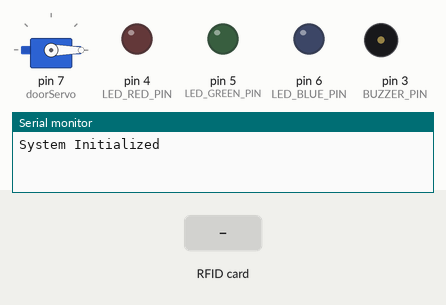
The sketch below on a simulated Arduino Uno, built with avr-gcc and run on an emulated ATmega328P. Shown: servo, output pins drawn as LEDs (lit = HIGH), buzzer (waves = sounding), the last lines printed to the serial monitor. Wiring (inferred from the names in the program): IR receiver: data pin 2. Dashed ring = blinking. The test bench sets the inputs (shaded band). Pins used as bus, display or sensor lines are not drawn.

Above: at 1.2 s.
1.3 s: RFID card A3 37 21 30 held to the reader
At 1.45 s:
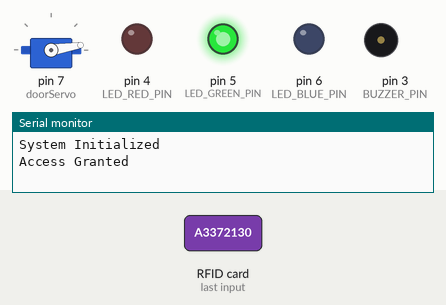
At 3.9 s:
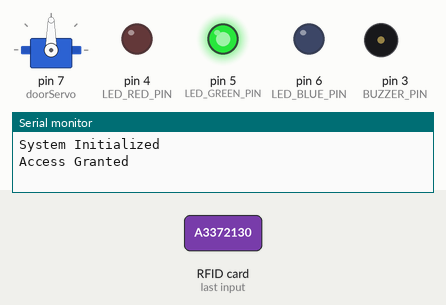
4.3 s: RFID card 5E 7A 19 C4 held to the reader
At 5.94 s:
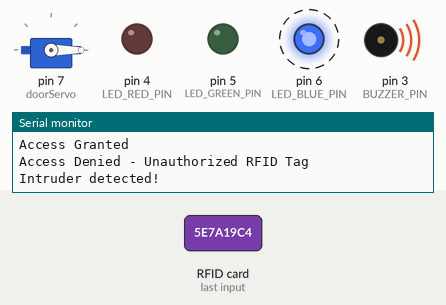
Timing chart, 0 to 13.3 s (numbered marks = the images above; inputs shaded):
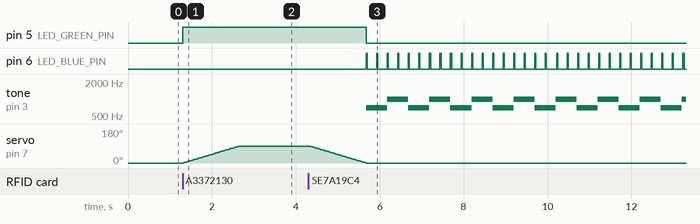

The sketch:

main.ino
```cpp
#include <SPI.h>
#include <MFRC522.h>
#include <Servo.h>

#define IR_PIN 2            // IR sensor pin
#define BUZZER_PIN 3        // Buzzer pin
#define LED_RED_PIN 4       // Red pin of HW487 LED
#define LED_GREEN_PIN 5     // Green pin of HW487 LED
#define LED_BLUE_PIN 6      // Blue pin of HW487 LED
#define RST_PIN 9           // RFID reset pin
#define SS_PIN 10           // RFID SDA/SS pin

const String authorizedUID = "A3 37 21 30"; // Authorized RFID tag UID
bool authorized = false;                    // Tracks if access is authorized
bool alertActive = false;                   // Tracks if intruder alert is active
bool buzzing = false;                       // Tracks if the buzzer is active
unsigned long accessEndTime = 0;            // Tracks end time of authorized access
unsigned long lastBuzzTime = 0;             // Tracks time for cop car siren pattern
unsigned long lastLEDFlashTime = 0;         // Tracks time for blue LED flashing
MFRC522 rfid(SS_PIN, RST_PIN);

Servo doorServo;                            // Servo motor for door

void setup() {
    Serial.begin(9600);                      // Initialize serial communication
    SPI.begin();
    rfid.PCD_Init();

    pinMode(IR_PIN, INPUT);
    pinMode(BUZZER_PIN, OUTPUT);
    pinMode(LED_RED_PIN, OUTPUT);
    pinMode(LED_GREEN_PIN, OUTPUT);
    pinMode(LED_BLUE_PIN, OUTPUT);

    doorServo.attach(7);                    // Connect the servo to Pin 7
    doorServo.write(0);                     // Start with the door closed (0 degrees)

    Serial.println("System Initialized");
}

void loop() {
    // Check for authorized RFID tag
    if (rfid.PICC_IsNewCardPresent() && rfid.PICC_ReadCardSerial()) {
        String uid = "";
        for (byte i = 0; i < rfid.uid.size; i++) {
            uid += String(rfid.uid.uidByte[i] < 0x10 ? "0" : "");
            uid += String(rfid.uid.uidByte[i], HEX);
            if (i != rfid.uid.size - 1) uid += " ";
        }
        uid.toUpperCase();

        if (uid == authorizedUID) {
            Serial.println("Access Granted");

            if (alertActive) {
                alertActive = false;
                buzzing = false;
                noTone(BUZZER_PIN);          // Stop the buzzer
                turnOffLEDs();               // Stop the blue LED flashing
            } else if (!authorized) {
                authorized = true;
                accessEndTime = millis() + 5000;  // Set access end time to 5 seconds from now
                turnOnGreenLED();
                slowMoveServo(90);           // Slowly open the door
            }
        } else {
            Serial.println("Access Denied - Unauthorized RFID Tag");

            if (authorized) {
                slowMoveServo(0);            // Slowly close the door
                authorized = false;
                buzzing = true;
                alertActive = true;
                Serial.println("Intruder detected!");  // Send alert to Python script
            } else {
                buzzing = true;
                alertActive = true;
                Serial.println("Intruder detected!");  // Send alert to Python script
            }
        }
        rfid.PICC_HaltA();                   // Halt the RFID reader
    }

    // Check if authorized access time has expired
    if (authorized && millis() > accessEndTime) {
        authorized = false;
        turnOffLEDs();
        slowMoveServo(0);                    // Slowly close the door
    }

    // IR Sensor detection logic for unauthorized entry
    if (digitalRead(IR_PIN) == LOW && !authorized) {
        Serial.println("Unauthorized Entry Detected!"); // Send intruder alert to Python script
        buzzing = true;
        alertActive = true;
        Serial.println("Intruder detected!");  // Send alert to Python script
    } else if (!authorized) {
        turnOffLEDs();
    }

    // Handle continuous buzzer sound in "cop car" style and blue LED flashing if buzzing is active
    if (buzzing) {
        unsigned long currentTime = millis();

        // Buzzer "cop car" siren pattern
        if (currentTime - lastBuzzTime >= 500) {  // Switch sound every 500ms
            lastBuzzTime = currentTime;
            int frequency = (currentTime / 500 % 2 == 0) ? 1000 : 700; // Alternate frequency
            tone(BUZZER_PIN, frequency);
        }

        // Blue LED flashing pattern
        if (currentTime - lastLEDFlashTime >= 250) {  // Toggle LED every 250ms
            lastLEDFlashTime = currentTime;
            digitalWrite(LED_BLUE_PIN, !digitalRead(LED_BLUE_PIN));  // Toggle the blue LED
        }
    } else {
        noTone(BUZZER_PIN);               // Turn off buzzer when not buzzing
        digitalWrite(LED_BLUE_PIN, LOW);  // Ensure blue LED is off when not in alert state
    }
}

// Slow down servo movement
void slowMoveServo(int targetAngle) {
    int currentAngle = doorServo.read();  // Get the current angle of the servo
    int step = (targetAngle > currentAngle) ? 1 : -1;  // Determine the direction of movement

    // Gradually move to the target angle
    while (currentAngle != targetAngle) {
        currentAngle += step;                   // Move one step
        doorServo.write(currentAngle);           // Write the current angle to the servo
        delay(15);                               // Adjust delay to control speed (increase for slower)
    }
}

// Turn on the green LED for authorized access
void turnOnGreenLED() {
    digitalWrite(LED_GREEN_PIN, HIGH);
    digitalWrite(LED_RED_PIN, LOW);
    digitalWrite(LED_BLUE_PIN, LOW);
}

// Turn off all LEDs
void turnOffLEDs() {
    digitalWrite(LED_GREEN_PIN, LOW);
    digitalWrite(LED_RED_PIN, LOW);
    digitalWrite(LED_BLUE_PIN, LOW);
}
```

Measured:
- after the input at 1.3 s, pin 5 (LED_GREEN_PIN): LOW → HIGH at once; servo on pin 7 (doorServo): moves from 0° to 90° over 1.3 s, starting at once
- after the input at 4.3 s, pin 5 (LED_GREEN_PIN): HIGH → LOW after 1.4 s instead of 2.0 s; pin 6 (LED_BLUE_PIN): alternates HIGH for 0.03 s and LOW for 0.23 s, starting after 1.4 s; tone on pin 3 (BUZZER_PIN): alternates 1000 Hz for 0.50 s and 700 Hz for 0.50 s, starting after 1.4 s
